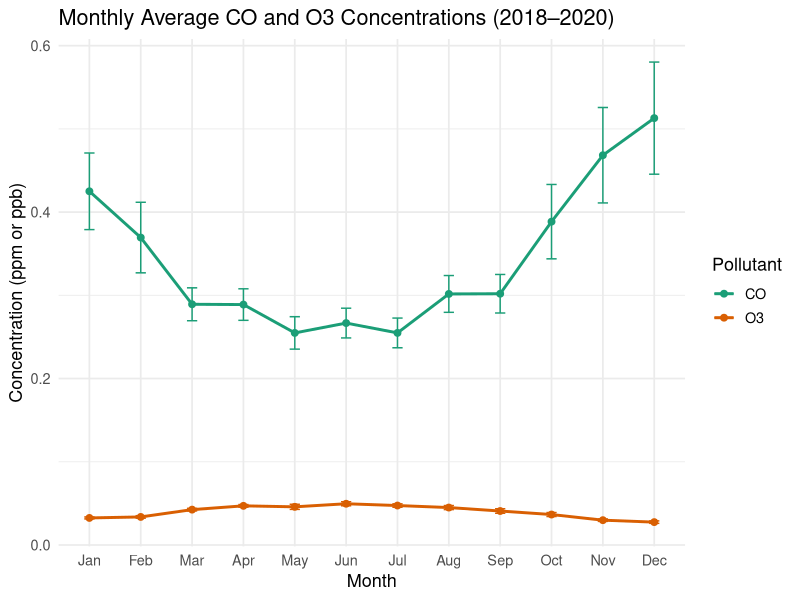
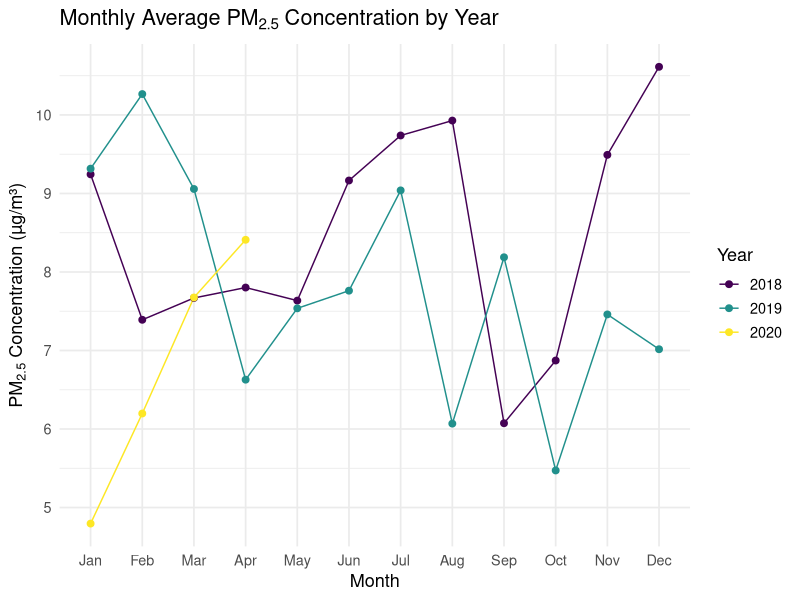
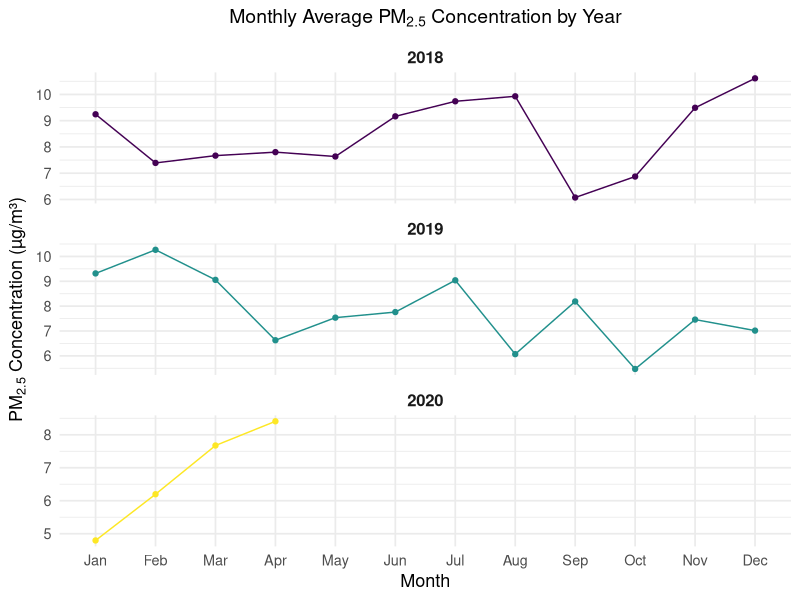

R code for these plots, in order:
## ---- chunk 1
knitr::opts_chunk$set(include = FALSE)
library(dplyr)
library(tidyr)
library(stringr)
library(readr)
library(lubridate)
library(ggplot2)
## ---- chunk 2
data_2018 = read.csv("project 2 data/AQ_2018.csv")
data_2019 = read.csv("project 2 data/AQ_2019.csv")
data_2020 = read.csv("project 2 data/AQ_2020.csv")
## ---- chunk 3
clean_func = function(data) { 
  data %>% 
    # Rename pollutant concentration columns
    rename(
      co = "Daily.Max.8.hour.CO.Concentration",
      pm25 = "Daily.Mean.PM2.5.Concentration",
      o3 = "Daily.Max.8.hour.Ozone.Concentration"
    ) %>%
    # Format date variable
    mutate(
      Date = mdy(Date)      
    ) %>%
    # When pollutants are negative -> set them to 0
    mutate(                
      co = if_else(co < 0, 0, co),
      pm25 = if_else(pm25 < 0, 0, pm25),
      o3 = if_else(o3 < 0, 0, o3)
    ) %>%
    # One row per day by taking the daily average
     group_by(Date) %>%     
    summarise(
      co = mean(co, na.rm = TRUE),
      pm25 = mean(pm25, na.rm = TRUE),
      o3 = mean(o3, na.rm = TRUE),
      .groups = "drop"
    ) %>%
    # Remove duplicates
    distinct() %>%
    # Select only important columns
    select(c(Date,co, pm25, o3))     
  }
## ---- chunk 4
clean_2018 = clean_func(data_2018)
clean_2019 = clean_func(data_2019)
clean_2020 = clean_func(data_2020)
## ---- chunk 5
all_data = bind_rows(
  clean_2018 %>% mutate(
    year = 2018,
    month = month(Date, label = TRUE)),
  clean_2019 %>% mutate(
    year = 2019,
    month = month(Date, label = TRUE)),
  clean_2020 %>% mutate(
    year = 2020,
    month = month(Date, label = TRUE))
)
## ---- chunk 6
# create month variable
monthly_avg <- all_data %>%
  group_by(month) %>%
  summarise(
    co_mean = mean(co, na.rm = TRUE),
    co_se   = sd(co, na.rm = TRUE) / sqrt(sum(!is.na(co))),
    o3_mean = mean(o3, na.rm = TRUE),
    o3_se   = sd(o3, na.rm = TRUE) / sqrt(sum(!is.na(o3)))
  ) %>%
  # gather long for ggplot
  tidyr::pivot_longer(cols = c(co_mean, o3_mean, co_se, o3_se),
                      names_to = c("pollutant", ".value"),
                      names_pattern = "(.*)_(mean|se)")
## ---- chunk 7
ggplot(monthly_avg, aes(x = month, y = mean, color = pollutant, group = pollutant)) +
  geom_line(linewidth = 1) +
  geom_point(size = 2) +
  geom_errorbar(aes(ymin = mean - 1.96 * se, ymax = mean + 1.96 * se), width = 0.2) +
  scale_color_manual(values = c("co" = "#1b9e77", "o3" = "#d95f02"),
                     labels = c("CO", "O3")) +
  labs(
    title = "Monthly Average CO and O3 Concentrations (2018–2020)",
    x = "Month",
    y = "Concentration (ppm or ppb)",
    color = "Pollutant"
  ) +
  theme_minimal(base_size = 13)
## ---- chunk 8
pm_monthly <- all_data %>%
  group_by(year, month) %>%
  summarise(pm25_mean = mean(pm25, na.rm = TRUE), .groups = "drop")
## ---- chunk 9
ggplot(pm_monthly, aes(x = month, y = pm25_mean, color = factor(year), group = year)) + geom_line(linewidth = 0.5) +
  geom_point(size = 2) +
  scale_color_viridis_d(name = "Year") +
  labs(
    title = expression("Monthly Average PM"[2.5]*" Concentration by Year"),
    x = "Month",
    y = expression("PM"[2.5]~"Concentration (µg/m³)")
  ) +
  theme_minimal(base_size = 13)

## ---- chunk 10
ggplot(pm_monthly, aes(x = month, y = pm25_mean, group = 1, color = factor(year))) +
  geom_line(linewidth = 0.5) +
  geom_point(size = 1.5) +
  scale_color_viridis_d(name = "Year") +
  facet_wrap(~ year, ncol = 1, scales = "free_y") +  # facet by year
  labs(
    title = expression("Monthly Average PM"[2.5]*" Concentration by Year"),
    x = "Month",
    y = expression("PM"[2.5]*" Concentration (µg/m³)")
  ) +
  theme_minimal(base_size = 13) +
  theme(
    legend.position = "none",         # remove legend since year is faceted
    strip.text = element_text(face = "bold", size = 12),
    plot.title = element_text(face = "bold", size = 14, hjust = 0.5)
  )
